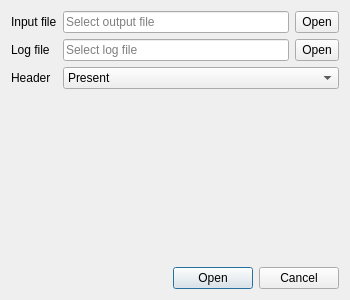
<?xml version="1.0" encoding="UTF-8"?>
<ui version="4.0">
 <class>ImportDialog</class>
 <widget class="QDialog" name="ImportDialog">
  <property name="geometry">
   <rect>
    <x>0</x>
    <y>0</y>
    <width>350</width>
    <height>300</height>
   </rect>
  </property>
  <property name="windowTitle">
   <string>Import data</string>
  </property>
  <property name="windowIcon">
   <iconset theme="document-open">
    <normaloff>.</normaloff>.</iconset>
  </property>
  <layout class="QGridLayout" name="gridLayout">
   <item row="0" column="0">
    <widget class="QLabel" name="pathLabel">
     <property name="text">
      <string>Input file</string>
     </property>
     <property name="buddy">
      <cstring>pathButton</cstring>
     </property>
    </widget>
   </item>
   <item row="0" column="1">
    <layout class="QHBoxLayout" name="pathLayout">
     <item>
      <widget class="QLineEdit" name="pathEdit">
       <property name="readOnly">
        <bool>true</bool>
       </property>
       <property name="placeholderText">
        <string>Select output file</string>
       </property>
      </widget>
     </item>
     <item>
      <widget class="QToolButton" name="pathButton">
       <property name="sizePolicy">
        <sizepolicy hsizetype="Preferred" vsizetype="Preferred">
         <horstretch>0</horstretch>
         <verstretch>0</verstretch>
        </sizepolicy>
       </property>
       <property name="toolTip">
        <string>Open folder</string>
       </property>
       <property name="text">
        <string>Open</string>
       </property>
       <property name="icon">
        <iconset theme="document-open">
         <normaloff>../MultimapAWZ</normaloff>../MultimapAWZ</iconset>
       </property>
      </widget>
     </item>
    </layout>
   </item>
   <item row="1" column="0">
    <widget class="QLabel" name="logLabel">
     <property name="text">
      <string>Log file</string>
     </property>
     <property name="buddy">
      <cstring>logButton</cstring>
     </property>
    </widget>
   </item>
   <item row="1" column="1">
    <layout class="QHBoxLayout" name="logLayout">
     <item>
      <widget class="QLineEdit" name="logEdit">
       <property name="readOnly">
        <bool>true</bool>
       </property>
       <property name="placeholderText">
        <string>Select log file</string>
       </property>
      </widget>
     </item>
     <item>
      <widget class="QToolButton" name="logButton">
       <property name="sizePolicy">
        <sizepolicy hsizetype="Preferred" vsizetype="Preferred">
         <horstretch>0</horstretch>
         <verstretch>0</verstretch>
        </sizepolicy>
       </property>
       <property name="toolTip">
        <string>Open folder</string>
       </property>
       <property name="text">
        <string>Open</string>
       </property>
       <property name="icon">
        <iconset theme="document-open">
         <normaloff>../MultimapAWZ</normaloff>../MultimapAWZ</iconset>
       </property>
      </widget>
     </item>
    </layout>
   </item>
   <item row="2" column="0">
    <widget class="QLabel" name="headerLabel">
     <property name="text">
      <string>Header</string>
     </property>
     <property name="buddy">
      <cstring>headerCombo</cstring>
     </property>
    </widget>
   </item>
   <item row="2" column="1">
    <widget class="QComboBox" name="headerCombo">
     <item>
      <property name="text">
       <string>Present</string>
      </property>
     </item>
     <item>
      <property name="text">
       <string>Not present</string>
      </property>
     </item>
    </widget>
   </item>
   <item row="3" column="0" colspan="2">
    <layout class="QFormLayout" name="formLayout">
     <property name="fieldGrowthPolicy">
      <enum>QFormLayout::AllNonFixedFieldsGrow</enum>
     </property>
     <property name="rowWrapPolicy">
      <enum>QFormLayout::DontWrapRows</enum>
     </property>
     <property name="labelAlignment">
      <set>Qt::AlignLeading|Qt::AlignLeft|Qt::AlignVCenter</set>
     </property>
     <property name="formAlignment">
      <set>Qt::AlignLeading|Qt::AlignLeft|Qt::AlignTop</set>
     </property>
    </layout>
   </item>
   <item row="4" column="0" colspan="2">
    <spacer name="verticalSpacer">
     <property name="orientation">
      <enum>Qt::Vertical</enum>
     </property>
     <property name="sizeHint" stdset="0">
      <size>
       <width>20</width>
       <height>40</height>
      </size>
     </property>
    </spacer>
   </item>
   <item row="5" column="0" colspan="2">
    <widget class="QDialogButtonBox" name="buttonBox">
     <property name="orientation">
      <enum>Qt::Horizontal</enum>
     </property>
     <property name="standardButtons">
      <set>QDialogButtonBox::Cancel|QDialogButtonBox::Open</set>
     </property>
    </widget>
   </item>
  </layout>
 </widget>
 <tabstops>
  <tabstop>pathEdit</tabstop>
  <tabstop>pathButton</tabstop>
  <tabstop>logEdit</tabstop>
  <tabstop>logButton</tabstop>
  <tabstop>headerCombo</tabstop>
 </tabstops>
 <resources/>
 <connections>
  <connection>
   <sender>buttonBox</sender>
   <signal>accepted()</signal>
   <receiver>ImportDialog</receiver>
   <slot>accept()</slot>
   <hints>
    <hint type="sourcelabel">
     <x>248</x>
     <y>254</y>
    </hint>
    <hint type="destinationlabel">
     <x>157</x>
     <y>274</y>
    </hint>
   </hints>
  </connection>
  <connection>
   <sender>buttonBox</sender>
   <signal>rejected()</signal>
   <receiver>ImportDialog</receiver>
   <slot>reject()</slot>
   <hints>
    <hint type="sourcelabel">
     <x>316</x>
     <y>260</y>
    </hint>
    <hint type="destinationlabel">
     <x>286</x>
     <y>274</y>
    </hint>
   </hints>
  </connection>
 </connections>
</ui>
